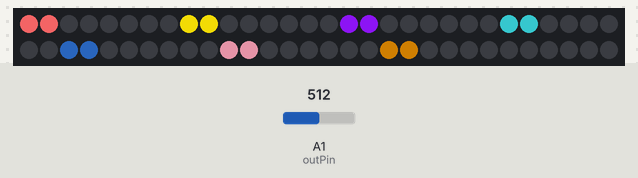
The sketch below on a simulated Arduino Uno, built with avr-gcc and run on an emulated ATmega328P. Shown: 60 RGB LEDs in strip order, left to right, continuing on the next row. Inputs (shaded band) come from the test bench; at power-on: A1 (outPin) = 512. Dim RGB values are drawn brighter than linear; random numbers use the default seed unless the sketch sets one.

Above: at 1.2 s.
1.3 s: A1 (outPin) set to 203
At 1.72 s:
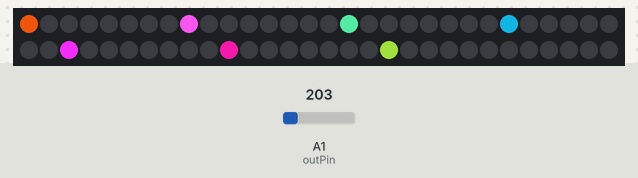
3.9 s: A1 (outPin) set to 179
5.4 s: A1 (outPin) set to 900
At 5.66 s:
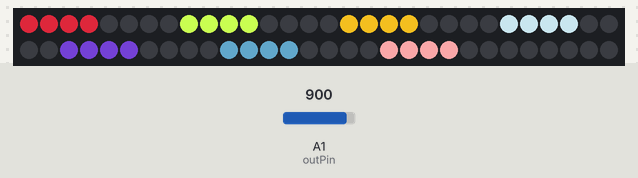
8.0 s: A1 (outPin) set to 761
10.6 s: A1 (outPin) set to 743
At 10.84 s:
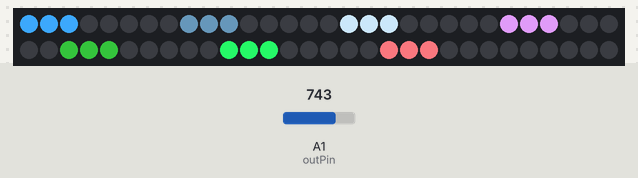
13.1 s: A1 (outPin) set to 578
15.9 s: A1 (outPin) set to 548
At 16.26 s:
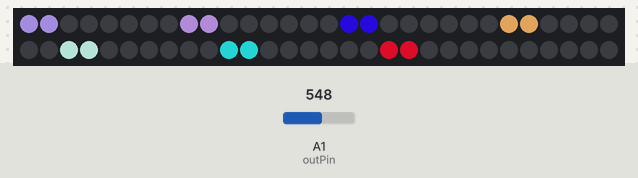
Timing chart, 0 to 18.9 s (numbered marks = the images above; inputs shaded):
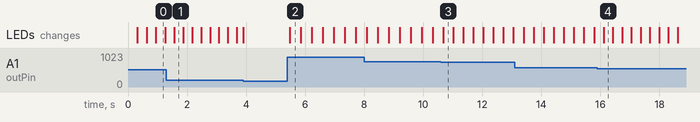

The sketch:

led_test.ino
```cpp
#include <Adafruit_NeoPixel.h>

#define PIN 9

#define NUMPIXELS 60

#define UPPER 1500

Adafruit_NeoPixel pixels = Adafruit_NeoPixel(NUMPIXELS, PIN, NEO_GRB + NEO_KHZ800);

int delayval = 200;
float values[7];
int color[3];

int strobePin  = 7;    // Strobe Pin on the MSGEQ7
int resetPin   = 8;    // Reset Pin on the MSGEQ7
int outPin     = A1;   // Output Pin on the MSGEQ7

void setup() {
  pixels.begin();

  // put your setup code here, to run once:
  Serial.begin (9600);

  // Define our pin modes
  pinMode      (strobePin, OUTPUT);
  pinMode      (resetPin,  OUTPUT);
  pinMode      (outPin,    INPUT);

  // Create an initial state for our pins
  digitalWrite (resetPin,  LOW);
  digitalWrite (strobePin, LOW);
  delay        (1);

  // Reset the MSGEQ7 as per the datasheet timing diagram
  digitalWrite (resetPin,  HIGH);
  delay        (1);
  digitalWrite (resetPin,  LOW);
  digitalWrite (strobePin, HIGH);
  delay        (1);
}

void loop() {
  setValues();

  for (int i=0; i < 7; i++) {
    setColor();
    float percentage = (values[i]/UPPER);
    float upf = percentage * (NUMPIXELS/7);
    int up = upf/1;
    for(int j=0; j < up; j++){
      pixels.setPixelColor(((NUMPIXELS/7)*i)+j, pixels.Color(color[0], color[1], color[2]));
      pixels.show();
      // delay(30);
    }
  }

  // delay(delayval);
  pixels.clear();
}

void setColor(){
  color[0] = random(0, 255);
  color[1] = random(0,255);
  color[2] = random(0, 255);
}

void setValues() {
  for (int i = 0; i < 7; i++) {
    digitalWrite       (strobePin, LOW);
    delayMicroseconds  (100);                  // Delay necessary due to timing diagram
    values[i] =         analogRead (outPin);
    digitalWrite       (strobePin, HIGH);
    delayMicroseconds  (1);                    // Delay necessary due to timing diagram
  }
}
```

Measured:
- the behaviour switches between 750 and 749 on A1 (outPin) (found by bisection; images 2 and 3)
- the behaviour switches between 563 and 562 on A1 (outPin) (found by bisection; images 3 and 4)
- after the input at 3.9 s, every drawn part: stays the same
- after the input at 5.4 s, the LEDs: change after 0.07 s (image 2)
